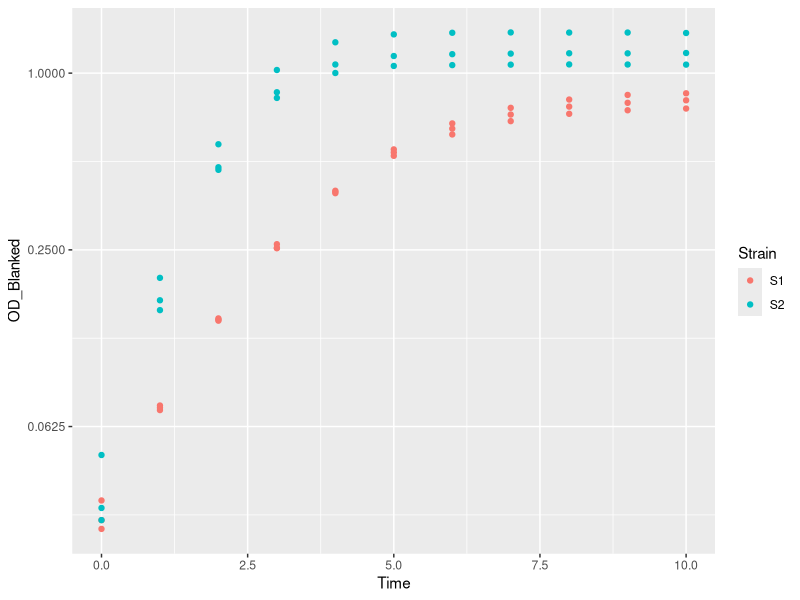
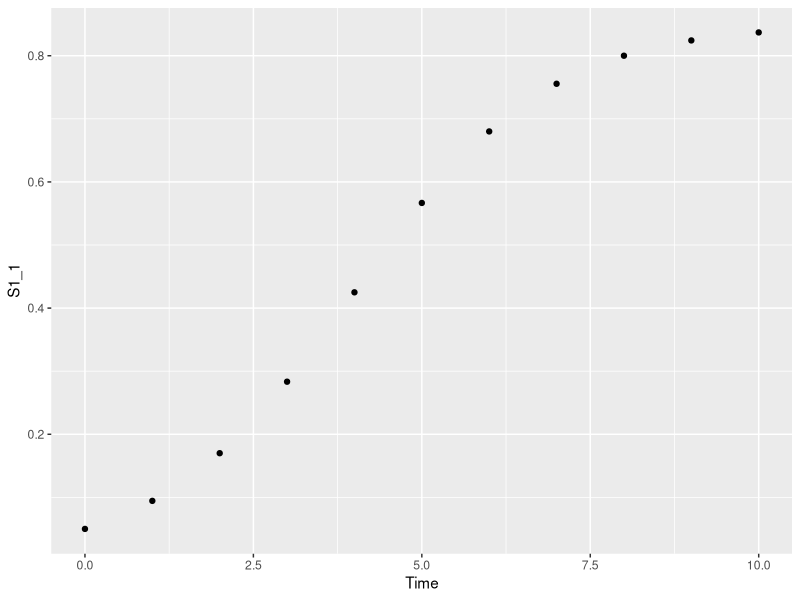
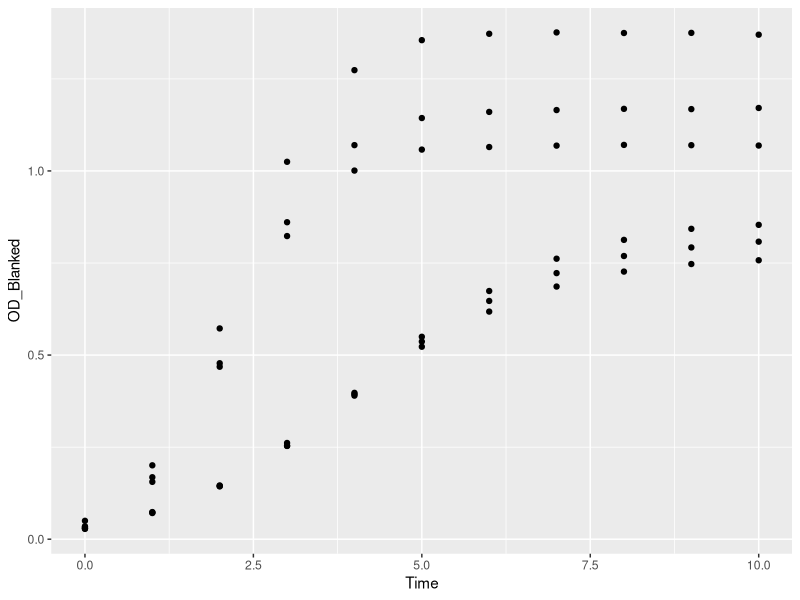
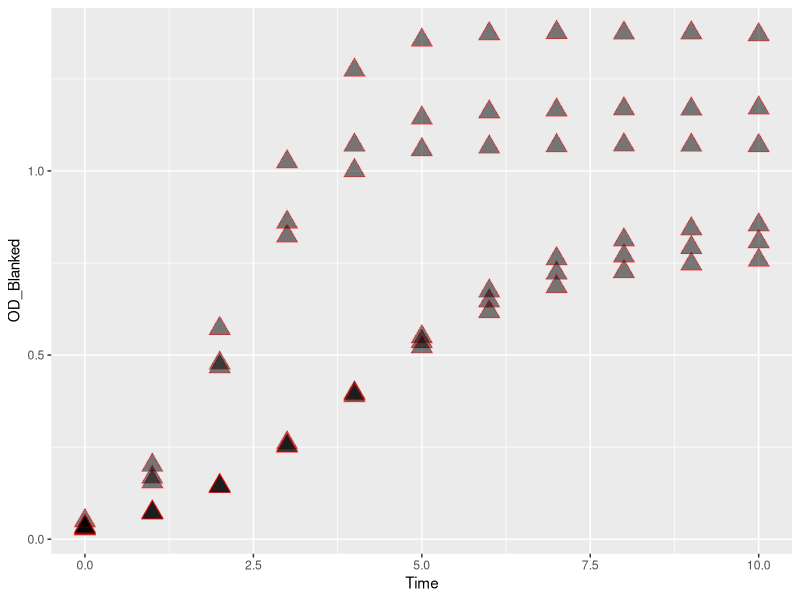
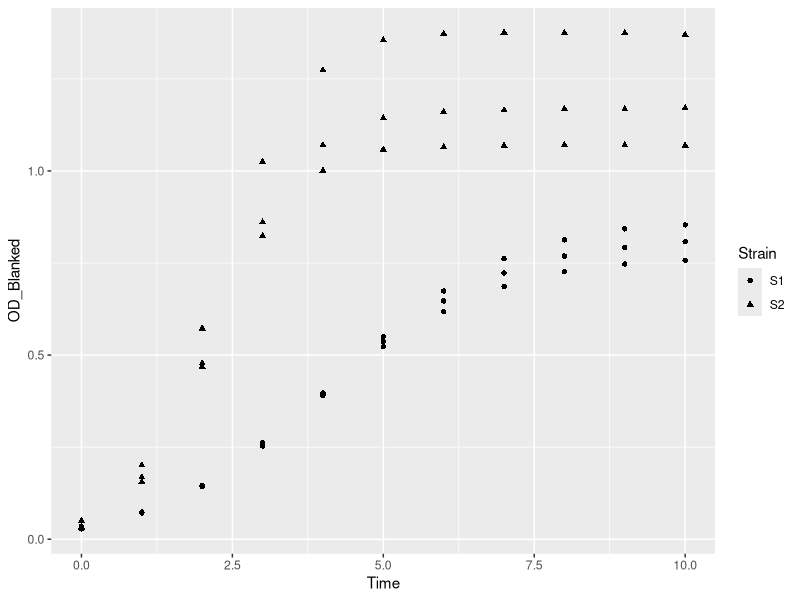
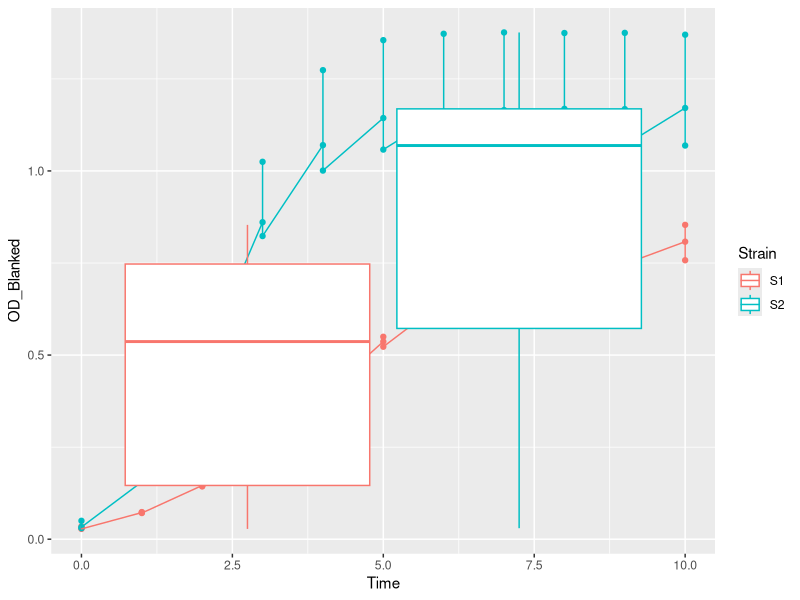
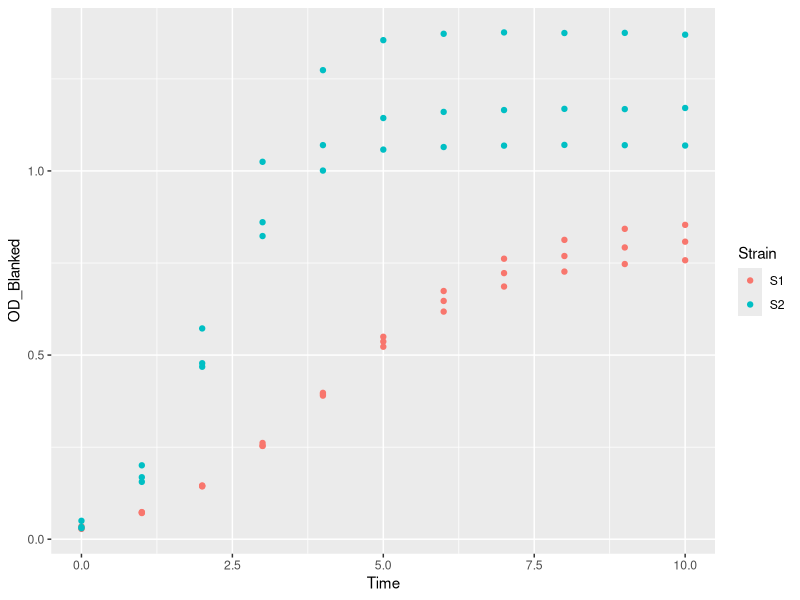
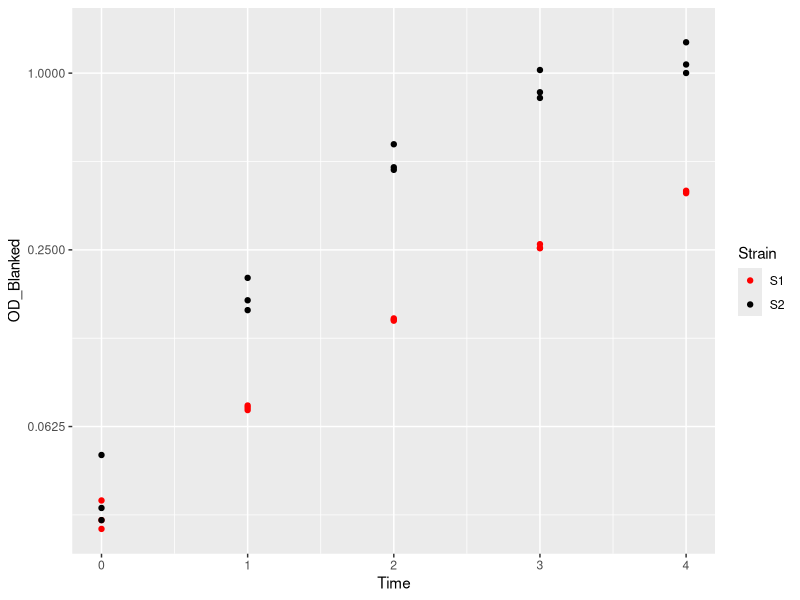

R code for these plots, in order:
# Loading our packages

library(tidyverse)

# Reading in data

growth_data <- read_csv("data/growth_data.csv")

gfp_data <- read_csv("data/gfp_data.csv")

# Okay, converting to a clean long format

clean_data_od <- growth_data%>%
  arrange(Time)%>% # Arrange so it's in order of timepoints
  mutate(TimePoint = row_number())%>% # Create "TimePoints" so we can combine OD and GFP
  pivot_longer(starts_with("S"), names_to = "Strain_Rep", values_to = "OD")%>% # Pivot out our names
  separate(Strain_Rep, sep = "_", into = c("Strain", "Replicate")) # Separate into Strain and Replicate

clean_data_gfp <- gfp_data%>%
  arrange(Time)%>% # Arrange so it's in order of timepoitns - you can see this actually did something!
  mutate(TimePoint = row_number())%>% # Create "TimePoints" so we can combine OD and GFP
  pivot_longer(starts_with("S"), names_to = "Strain_Rep", values_to = "GFP")%>%
  separate(Strain_Rep, sep = "_", into = c("Strain", "Replicate"))%>% # Separate into Strain and Replicate
  select(-Time) # Remove the ugly "time" values - we'll use the ones from the OD dataframe

# Combining OD and GFP data
combined <- clean_data_od%>% 
  inner_join(clean_data_gfp)%>% # Let's combine our data with a join
  select(-TimePoint) # We don't need this anymore, so let's keep our dataframe tidy

# Working with "blanks"
blank_data <- combined%>%
  filter(Strain=="S3")%>% # Select strain 3 (my "blank")
  select(Time, Replicate, OD, GFP)%>% # Select just the timepoint, the replicate, and our measurements
  rename(Blank_OD = OD, Blank_GFP = GFP) # Rename so we know this is the blanks

# Calculating blanked RFUs
combined_and_blanked <- combined%>%
  filter(Strain!="S3")%>% # Now let's get rid of our blank (unless you want to plot it in the end)
  left_join(blank_data)%>% # Let's join in our blank data. It will join by time and replicate
  mutate(OD_Blanked = OD - Blank_OD,
         GFP_Blanked = GFP - Blank_GFP,
         RFUs = GFP_Blanked / OD_Blanked) # And let's calculate our blanked GFP_OD

# Let's see what timepoints look like they are in log phase
combined_and_blanked%>%
  ggplot(aes(x = Time, y = OD_Blanked, color = Strain))+
  geom_point()+
  scale_y_continuous(trans = "log2")


# Calculating doubling times
doubling_times <- combined_and_blanked%>%
  filter(Time < 4)%>% # Limit to data to log phase
  nest_by(Strain, Replicate, .key = "growth_df")%>% # Nest, so that we have little mini dataframes for each strain and replicate
  mutate(models = list(lm(log2(OD_Blanked) ~ Time, data = growth_df)), # Run a linear model to calculate the slope for log2 of OD versus Time
         slope = models$coefficients[2], # Extract the slope from the coefficients
         r_square = summary(models)$adj.r.squared, # See the adjusted r squared
         doubling_time_hr = 1 / slope, # Calculate doubling time
         doubling_time_min = doubling_time_hr * 60) # Convert to minutes




# CODE WE WROTE DURING WORKSHOP
# Plotting with ggplot

# ggplot only accepts data in long format

growth_data

ggplot(growth_data, aes(x = Time, y = S1_1)) + 
  geom_point()

combined_and_blanked

ggplot(combined_and_blanked, aes(x = Time, y = OD_Blanked)) + 
  geom_point()

# Aesthetics (aes) can be either dependent on our data, or independent

# Aesthetics independent of the data
ggplot(combined_and_blanked, aes(x = Time, y = OD_Blanked)) + 
  geom_point(color = "red", fill = "black", shape = 24, size = 5, alpha = .5)

# Aesthetic dependent on the data
ggplot(combined_and_blanked, aes(x = Time, y = OD_Blanked, shape = Strain)) + 
  geom_point()

# ggplot's are based on layering

ggplot(combined_and_blanked, aes(x = Time, y = OD_Blanked, color = Strain)) + 
  geom_point() + 
  geom_line() + 
  geom_boxplot()


# Let's start making our nice growth curve

ggplot(combined_and_blanked, aes(x = Time, y = OD_Blanked, color = Strain)) + 
  geom_point()


# Let's use scales to more accurately portray our data

ggplot(combined_and_blanked, aes(x = Time, y = OD_Blanked, color = Strain)) + 
  geom_point() + 
  scale_y_continuous(trans = "log2") + 
  scale_color_manual(values = c("red","black")) + 
  scale_x_continuous(limits = c(0,4))


# Let's aggregate out data, first using a dplyr approach

combined_and_blanked %>%
  group_by(Strain, Time) %>%
  summarize(mean_od = mean(OD_Blanked),
            sd = sd(OD_Blanked),
            lower = mean_od - sd,
            upper = mean_od + sd) %>%
  ggplot(aes(x = Time, y = mean_od, color = Strain)) + 
  geom_point() + 
  geom_errorbar(aes(ymin = lower, ymax = upper), width = .25, color = "black")


# We can also do this, just in ggplot
# And we use "stat" to do so

lower <- function(data){
  mean(data) - sd(data)
}

upper <- function(data){
  mean(data) + sd(data)
}


ggplot(combined_and_blanked, aes(x = Time, y = OD_Blanked, color = Strain)) + 
  stat_summary(geom = "point", fun = mean) + 
  stat_summary(geom = "line", fun = mean) + 
  stat_summary(geom = "errorbar", width = 0.25,
               fun.min = lower,
               fun.max = upper)


# We can separate data using facets

ggplot(combined_and_blanked, aes(x = Time, y = OD_Blanked, color = Strain)) + 
  geom_point() + 
  facet_wrap(~Replicate)

ggplot(combined_and_blanked, aes(x = Time, y = OD_Blanked, color = Strain)) + 
  geom_point() + 
  facet_wrap(~Strain, scales = "free_y")


ggplot(combined_and_blanked, aes(x = Time, y = OD_Blanked, color = Strain)) + 
  geom_point() + 
  facet_grid(rows = vars(Strain), cols = vars(Replicate))


# Let's actually make a good looking plot


baseline_plot <- combined_and_blanked %>%
  group_by(Strain, Time) %>%
  summarize(mean_od = mean(OD_Blanked),
            sd = sd(OD_Blanked),
            lower = mean_od - sd,
            upper = mean_od + sd) %>%
  ggplot(aes(x = Time, y = mean_od, color = Strain)) + 
  geom_point(size = 2) + 
  geom_line() + 
  geom_errorbar(aes(ymin = lower, ymax = upper), width = .25) + 
  scale_y_continuous(trans = "log2") + 
  scale_color_manual(values = c("#0848a3", "#F69200"), 
                     labels = c("WT",expression(Delta*italic(dakA))))

final_plot <- baseline_plot + 
  labs(x = "Time (hr)", y = expression(OD[600])) + 
  theme(axis.line = element_line(color = "black"),
        panel.background = element_rect(fill = "white"),
        axis.title = element_text(size = 12),
        axis.text = element_text(size = 10),
        legend.text.align = 0,
        legend.key = element_rect(fill = "white"),
        panel.grid.major = element_line(color = "grey80"))

final_plot

# Let's save our work

ggsave(final_plot, filename = "growth_curve.png", width = 5, height = 3,
       units = "in", dpi = 300)
